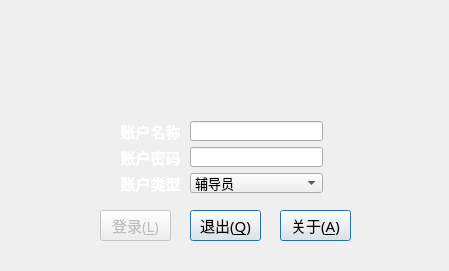
<?xml version="1.0" encoding="UTF-8"?>
<ui version="4.0">
 <class>Login</class>
 <widget class="QWidget" name="Login">
  <property name="windowModality">
   <enum>Qt::NonModal</enum>
  </property>
  <property name="geometry">
   <rect>
    <x>0</x>
    <y>0</y>
    <width>449</width>
    <height>271</height>
   </rect>
  </property>
  <property name="minimumSize">
   <size>
    <width>449</width>
    <height>271</height>
   </size>
  </property>
  <property name="maximumSize">
   <size>
    <width>449</width>
    <height>271</height>
   </size>
  </property>
  <property name="windowTitle">
   <string>西北工业大学软件与微电子学院综合测评系统</string>
  </property>
  <property name="windowIcon">
   <iconset resource="image.qrc">
    <normaloff>:/image/image/icon.png</normaloff>:/image/image/icon.png</iconset>
  </property>
  <widget class="QLabel" name="title">
   <property name="geometry">
    <rect>
     <x>9</x>
     <y>22</y>
     <width>431</width>
     <height>41</height>
    </rect>
   </property>
   <property name="minimumSize">
    <size>
     <width>431</width>
     <height>41</height>
    </size>
   </property>
   <property name="maximumSize">
    <size>
     <width>431</width>
     <height>41</height>
    </size>
   </property>
   <property name="font">
    <font>
     <family>叶根友毛笔行书</family>
     <pointsize>21</pointsize>
     <weight>75</weight>
     <bold>true</bold>
    </font>
   </property>
   <property name="text">
    <string/>
   </property>
   <property name="pixmap">
    <pixmap resource="image.qrc">:/image/image/nwpuruanjian.png</pixmap>
   </property>
   <property name="alignment">
    <set>Qt::AlignCenter</set>
   </property>
  </widget>
  <widget class="QLabel" name="title_2">
   <property name="geometry">
    <rect>
     <x>9</x>
     <y>69</y>
     <width>431</width>
     <height>31</height>
    </rect>
   </property>
   <property name="minimumSize">
    <size>
     <width>431</width>
     <height>31</height>
    </size>
   </property>
   <property name="maximumSize">
    <size>
     <width>431</width>
     <height>31</height>
    </size>
   </property>
   <property name="font">
    <font>
     <family>文鼎习字体</family>
     <pointsize>21</pointsize>
     <weight>50</weight>
     <bold>false</bold>
    </font>
   </property>
   <property name="layoutDirection">
    <enum>Qt::LeftToRight</enum>
   </property>
   <property name="text">
    <string/>
   </property>
   <property name="pixmap">
    <pixmap resource="image.qrc">:/image/image/title.png</pixmap>
   </property>
   <property name="alignment">
    <set>Qt::AlignCenter</set>
   </property>
  </widget>
  <widget class="QWidget" name="widget" native="true">
   <property name="geometry">
    <rect>
     <x>0</x>
     <y>0</y>
     <width>451</width>
     <height>271</height>
    </rect>
   </property>
   <property name="minimumSize">
    <size>
     <width>451</width>
     <height>271</height>
    </size>
   </property>
   <property name="maximumSize">
    <size>
     <width>451</width>
     <height>271</height>
    </size>
   </property>
   <property name="styleSheet">
    <string notr="true">border-image: url(:/image/image/background.jpg);</string>
   </property>
   <widget class="QLabel" name="title_4">
    <property name="geometry">
     <rect>
      <x>10</x>
      <y>20</y>
      <width>431</width>
      <height>41</height>
     </rect>
    </property>
    <property name="minimumSize">
     <size>
      <width>431</width>
      <height>41</height>
     </size>
    </property>
    <property name="maximumSize">
     <size>
      <width>431</width>
      <height>41</height>
     </size>
    </property>
    <property name="font">
     <font>
      <family>叶根友毛笔行书</family>
      <pointsize>21</pointsize>
      <weight>75</weight>
      <bold>true</bold>
     </font>
    </property>
    <property name="text">
     <string/>
    </property>
    <property name="pixmap">
     <pixmap resource="image.qrc">:/image/image/nwpuruanjian.png</pixmap>
    </property>
    <property name="alignment">
     <set>Qt::AlignCenter</set>
    </property>
   </widget>
   <widget class="QLabel" name="title_3">
    <property name="geometry">
     <rect>
      <x>10</x>
      <y>70</y>
      <width>431</width>
      <height>31</height>
     </rect>
    </property>
    <property name="minimumSize">
     <size>
      <width>431</width>
      <height>31</height>
     </size>
    </property>
    <property name="maximumSize">
     <size>
      <width>431</width>
      <height>31</height>
     </size>
    </property>
    <property name="font">
     <font>
      <family>文鼎习字体</family>
      <pointsize>21</pointsize>
      <weight>50</weight>
      <bold>false</bold>
     </font>
    </property>
    <property name="layoutDirection">
     <enum>Qt::LeftToRight</enum>
    </property>
    <property name="text">
     <string/>
    </property>
    <property name="pixmap">
     <pixmap resource="image.qrc">:/image/image/title.png</pixmap>
    </property>
    <property name="alignment">
     <set>Qt::AlignCenter</set>
    </property>
   </widget>
   <zorder>title_3</zorder>
   <zorder>title_4</zorder>
   <zorder>title_4</zorder>
   <zorder>title_3</zorder>
  </widget>
  <widget class="QPushButton" name="helpButton">
   <property name="geometry">
    <rect>
     <x>280</x>
     <y>210</y>
     <width>71</width>
     <height>31</height>
    </rect>
   </property>
   <property name="minimumSize">
    <size>
     <width>71</width>
     <height>31</height>
    </size>
   </property>
   <property name="maximumSize">
    <size>
     <width>71</width>
     <height>31</height>
    </size>
   </property>
   <property name="font">
    <font>
     <family>华文楷体</family>
     <pointsize>11</pointsize>
     <weight>50</weight>
     <bold>false</bold>
    </font>
   </property>
   <property name="text">
    <string>关于(&amp;A)</string>
   </property>
   <property name="default">
    <bool>true</bool>
   </property>
  </widget>
  <widget class="QLabel" name="password">
   <property name="geometry">
    <rect>
     <x>110</x>
     <y>147</y>
     <width>81</width>
     <height>20</height>
    </rect>
   </property>
   <property name="minimumSize">
    <size>
     <width>81</width>
     <height>20</height>
    </size>
   </property>
   <property name="maximumSize">
    <size>
     <width>81</width>
     <height>20</height>
    </size>
   </property>
   <property name="font">
    <font>
     <family>微软雅黑</family>
     <pointsize>11</pointsize>
     <weight>75</weight>
     <bold>true</bold>
    </font>
   </property>
   <property name="styleSheet">
    <string notr="true">color: rgb(255, 255, 255);</string>
   </property>
   <property name="text">
    <string>账户密码</string>
   </property>
   <property name="alignment">
    <set>Qt::AlignCenter</set>
   </property>
  </widget>
  <widget class="QLabel" name="name">
   <property name="geometry">
    <rect>
     <x>110</x>
     <y>121</y>
     <width>81</width>
     <height>20</height>
    </rect>
   </property>
   <property name="minimumSize">
    <size>
     <width>81</width>
     <height>20</height>
    </size>
   </property>
   <property name="maximumSize">
    <size>
     <width>81</width>
     <height>20</height>
    </size>
   </property>
   <property name="font">
    <font>
     <family>微软雅黑</family>
     <pointsize>11</pointsize>
     <weight>75</weight>
     <bold>true</bold>
    </font>
   </property>
   <property name="styleSheet">
    <string notr="true">color: rgb(255, 255, 255);</string>
   </property>
   <property name="text">
    <string>账户名称</string>
   </property>
   <property name="alignment">
    <set>Qt::AlignCenter</set>
   </property>
  </widget>
  <widget class="QLabel" name="type">
   <property name="geometry">
    <rect>
     <x>110</x>
     <y>173</y>
     <width>81</width>
     <height>21</height>
    </rect>
   </property>
   <property name="minimumSize">
    <size>
     <width>81</width>
     <height>21</height>
    </size>
   </property>
   <property name="maximumSize">
    <size>
     <width>81</width>
     <height>21</height>
    </size>
   </property>
   <property name="font">
    <font>
     <family>微软雅黑</family>
     <pointsize>11</pointsize>
     <weight>75</weight>
     <bold>true</bold>
    </font>
   </property>
   <property name="styleSheet">
    <string notr="true">color: rgb(255, 255, 255);</string>
   </property>
   <property name="text">
    <string>账户类型</string>
   </property>
   <property name="alignment">
    <set>Qt::AlignCenter</set>
   </property>
  </widget>
  <widget class="QPushButton" name="exitButton">
   <property name="geometry">
    <rect>
     <x>190</x>
     <y>210</y>
     <width>71</width>
     <height>31</height>
    </rect>
   </property>
   <property name="minimumSize">
    <size>
     <width>71</width>
     <height>31</height>
    </size>
   </property>
   <property name="maximumSize">
    <size>
     <width>71</width>
     <height>31</height>
    </size>
   </property>
   <property name="font">
    <font>
     <family>华文楷体</family>
     <pointsize>11</pointsize>
     <weight>50</weight>
     <bold>false</bold>
    </font>
   </property>
   <property name="text">
    <string>退出(&amp;Q)</string>
   </property>
   <property name="default">
    <bool>true</bool>
   </property>
  </widget>
  <widget class="QLineEdit" name="nameedit">
   <property name="geometry">
    <rect>
     <x>190</x>
     <y>121</y>
     <width>133</width>
     <height>20</height>
    </rect>
   </property>
   <property name="minimumSize">
    <size>
     <width>133</width>
     <height>20</height>
    </size>
   </property>
   <property name="maximumSize">
    <size>
     <width>133</width>
     <height>20</height>
    </size>
   </property>
   <property name="font">
    <font>
     <family>微软雅黑</family>
     <pointsize>10</pointsize>
    </font>
   </property>
  </widget>
  <widget class="QPushButton" name="loginButton">
   <property name="enabled">
    <bool>false</bool>
   </property>
   <property name="geometry">
    <rect>
     <x>100</x>
     <y>210</y>
     <width>71</width>
     <height>31</height>
    </rect>
   </property>
   <property name="minimumSize">
    <size>
     <width>71</width>
     <height>31</height>
    </size>
   </property>
   <property name="maximumSize">
    <size>
     <width>71</width>
     <height>31</height>
    </size>
   </property>
   <property name="font">
    <font>
     <family>华文楷体</family>
     <pointsize>11</pointsize>
     <weight>50</weight>
     <bold>false</bold>
    </font>
   </property>
   <property name="text">
    <string>登录(&amp;L)</string>
   </property>
   <property name="default">
    <bool>true</bool>
   </property>
  </widget>
  <widget class="QComboBox" name="typeBox">
   <property name="geometry">
    <rect>
     <x>190</x>
     <y>173</y>
     <width>133</width>
     <height>20</height>
    </rect>
   </property>
   <property name="minimumSize">
    <size>
     <width>133</width>
     <height>20</height>
    </size>
   </property>
   <property name="maximumSize">
    <size>
     <width>133</width>
     <height>20</height>
    </size>
   </property>
   <property name="font">
    <font>
     <family>微软雅黑</family>
     <pointsize>10</pointsize>
    </font>
   </property>
   <property name="layoutDirection">
    <enum>Qt::LeftToRight</enum>
   </property>
   <property name="sizeAdjustPolicy">
    <enum>QComboBox::AdjustToContentsOnFirstShow</enum>
   </property>
   <item>
    <property name="text">
     <string>辅导员</string>
    </property>
   </item>
   <item>
    <property name="text">
     <string>兼职辅导员</string>
    </property>
   </item>
   <item>
    <property name="text">
     <string>班主任</string>
    </property>
   </item>
   <item>
    <property name="text">
     <string>任课教师</string>
    </property>
   </item>
   <item>
    <property name="text">
     <string>学生</string>
    </property>
   </item>
  </widget>
  <widget class="QLineEdit" name="passwordedit">
   <property name="geometry">
    <rect>
     <x>190</x>
     <y>147</y>
     <width>133</width>
     <height>20</height>
    </rect>
   </property>
   <property name="minimumSize">
    <size>
     <width>133</width>
     <height>20</height>
    </size>
   </property>
   <property name="maximumSize">
    <size>
     <width>133</width>
     <height>20</height>
    </size>
   </property>
   <property name="font">
    <font>
     <family>微软雅黑</family>
     <pointsize>10</pointsize>
    </font>
   </property>
   <property name="echoMode">
    <enum>QLineEdit::Password</enum>
   </property>
  </widget>
 </widget>
 <layoutdefault spacing="6" margin="11"/>
 <tabstops>
  <tabstop>nameedit</tabstop>
  <tabstop>passwordedit</tabstop>
  <tabstop>typeBox</tabstop>
  <tabstop>loginButton</tabstop>
  <tabstop>helpButton</tabstop>
  <tabstop>exitButton</tabstop>
 </tabstops>
 <resources>
  <include location="image.qrc"/>
 </resources>
 <connections>
  <connection>
   <sender>exitButton</sender>
   <signal>clicked()</signal>
   <receiver>Login</receiver>
   <slot>close()</slot>
   <hints>
    <hint type="sourcelabel">
     <x>241</x>
     <y>232</y>
    </hint>
    <hint type="destinationlabel">
     <x>121</x>
     <y>201</y>
    </hint>
   </hints>
  </connection>
 </connections>
</ui>
